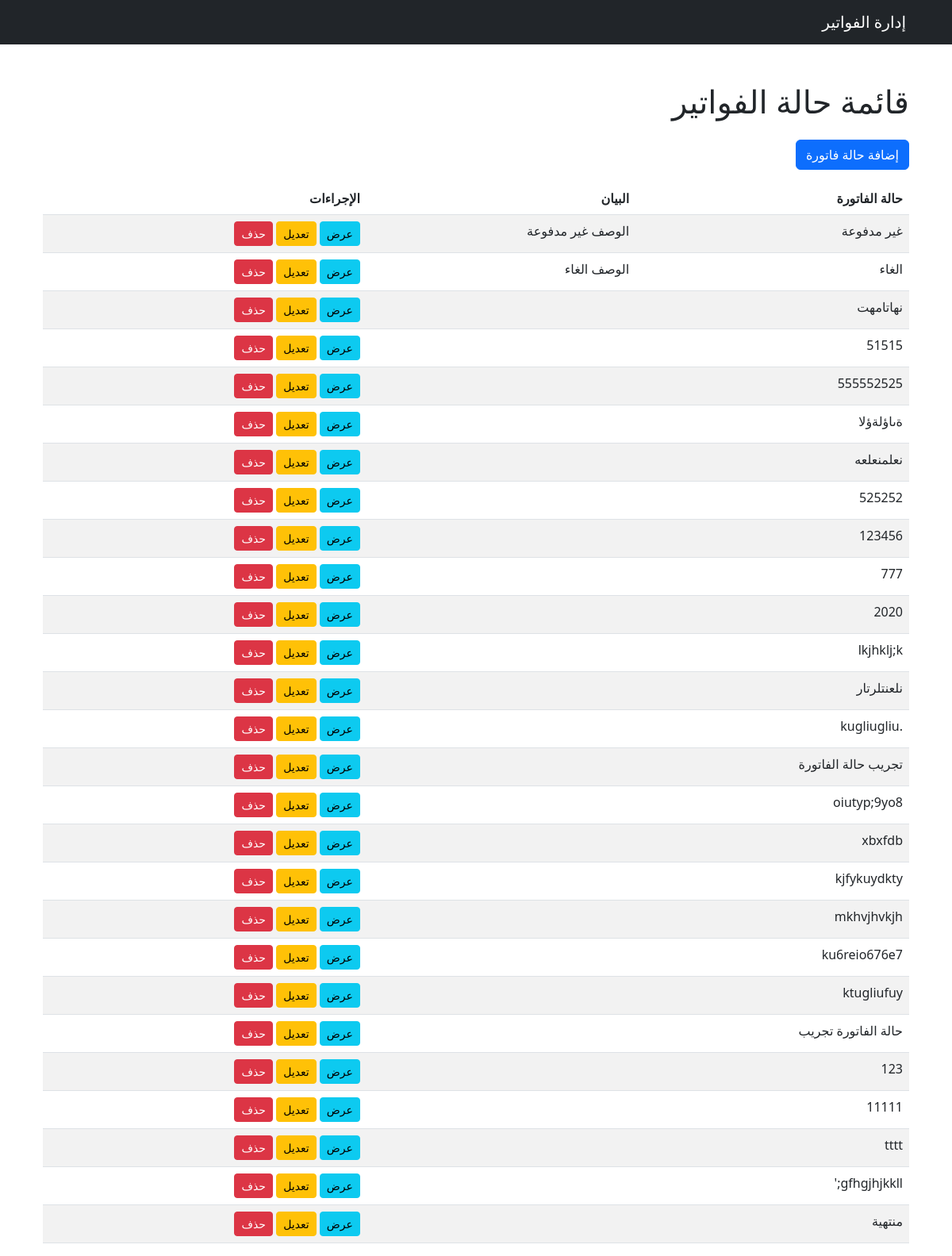
The app's page /invoice/status/ with its own data.
### invoice/models.py (models this page shows, shortened)
class Status(models.Model):
    status_types = models.CharField(max_length=255, verbose_name=_("حالة الفاتورة"))
    status_description = models.TextField(blank=True, null=True, verbose_name=_("الوصف"))
    uniqueId = models.UUIDField(default=uuid4, editable=False, unique=True, verbose_name=_("الرقم المسلسل"))
    slug = models.SlugField(max_length=225, unique=True, blank=True, null=True)
    date_created = models.DateTimeField(auto_now_add=True)
    last_updated = models.DateTimeField(auto_now=True)
    class Meta:
        verbose_name = _('حالة الفاتورة')
        verbose_name_plural = _('حالات الفواتير')

### invoice/views.py (the view)
# urls.py: path('status/', StatusListView.as_view(), name='status_list'),
class StatusListView(ListView):
    model = Status
    template_name = 'status/status_list.html'
    context_object_name = 'status'

### templates/status/status_list.html
{% extends 'base.html' %}
{% block content %}
<div class="container mt-5">
    <h1 class="mb-4">قائمة  حالة الفواتير</h1>
    <a href="{% url 'status_create' %}" class="btn btn-primary mb-3">إضافة حالة فاتورة   </a>
    <table class="table table-striped">
        <thead>
            <tr>
                <th>حالة الفاتورة </th>
                <th>البيان</th>
                <th>الإجراءات</th>
            </tr>
        </thead>
        <tbody>
            {% for status in status %}
                <tr>
                    <td>{{ status.status_types }}</td>
                    <td>{{ status.status_description }}</td>
                    <td>
                        <a href="{% url 'status_detail' status.pk %}" class="btn btn-info btn-sm">عرض</a>
                        <a href="{% url 'status_update' status.pk %}" class="btn btn-warning btn-sm">تعديل</a>
                        <a href="{% url 'status_delete' status.pk %}" class="btn btn-danger btn-sm">حذف</a>
                    </td>
                </tr>
            {% endfor %}
        </tbody>
    </table>
</div>
{% endblock %}

### records on screen
Status: status_types "غير مدفوعة", status_description "الوصف غير مدفوعة"
Status: status_types "الغاء", status_description "الوصف الغاء"
Status: status_types "نهاتامهت"
Status: status_types "51515"
Status: status_types "555552525"
Status: status_types "ةىاؤلةؤلا"
Status: status_types "نعلمنعلعه"
Status: status_types "525252"
Status: status_types "123456"
Status: status_types "777"
Status: status_types "2020"
Status: status_types "lkjhklj;k"
Status: status_types "نلعنتلرتار"
Status: status_types ".kugliugliu"
Status: status_types "تجريب حالة الفاتورة"
Status: status_types "oiutyp;9yo8"
Status: status_types "xbxfdb"
Status: status_types "kjfykuydkty"
Status: status_types "mkhvjhvkjh"
Status: status_types "ku6reio676e7"
Status: status_types "ktugliufuy"
Status: status_types "حالة الفاتورة تجريب"
Status: status_types "123"
Status: status_types "11111"
Status: status_types "tttt"
Status: status_types "gfhgjhjkkll;'"
Status: status_types "منتهية"
